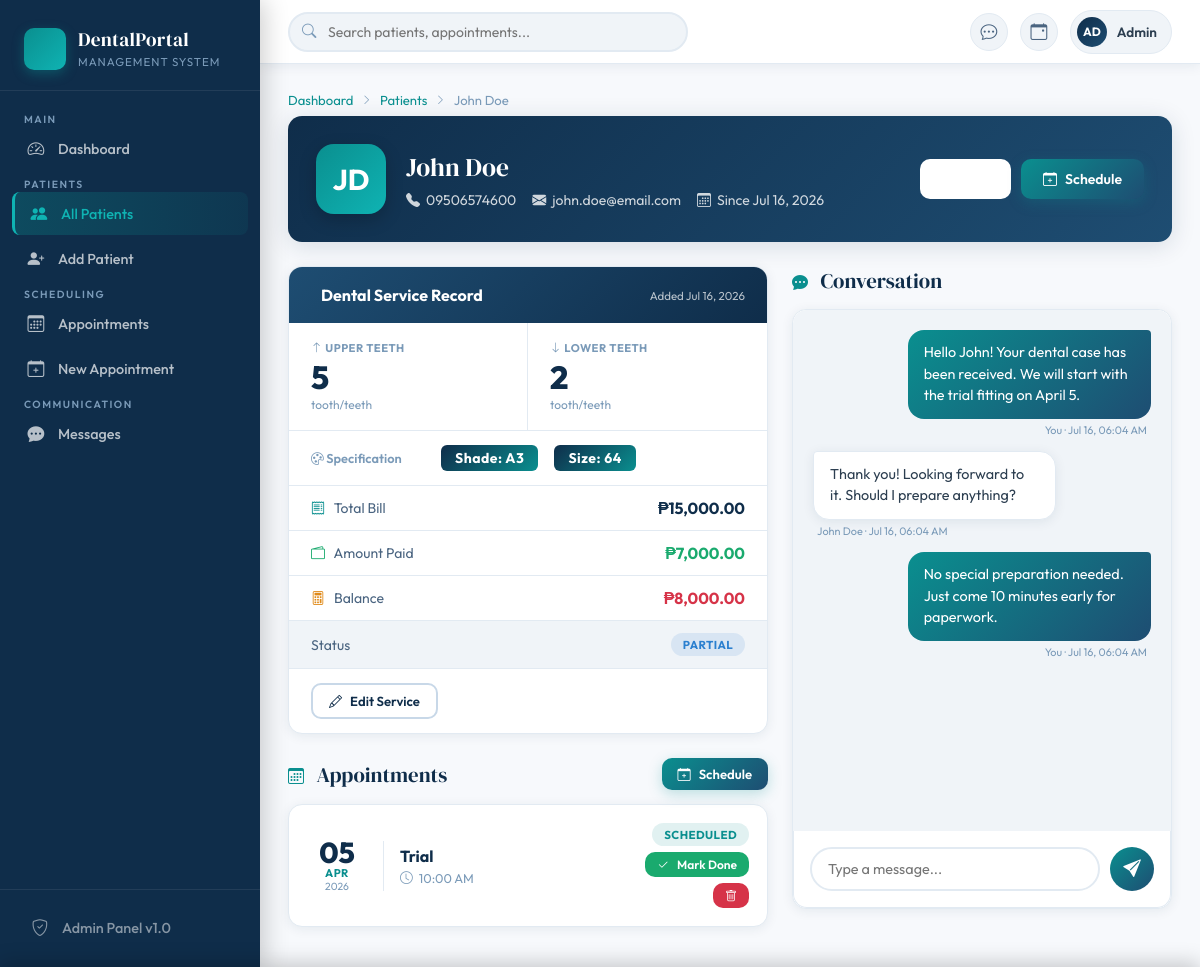
/customers/view.php?id=1, run on the app's committed database.
### tables this page shows
CREATE TABLE IF NOT EXISTS customers (
    id INT AUTO_INCREMENT PRIMARY KEY,
    customer_name VARCHAR(255) NOT NULL,
    phone_number VARCHAR(30) NOT NULL,
    email VARCHAR(255) DEFAULT NULL,
    address TEXT DEFAULT NULL,
    date_created DATETIME DEFAULT CURRENT_TIMESTAMP,
    notes TEXT DEFAULT NULL
);

CREATE TABLE IF NOT EXISTS dental_services (
    id INT AUTO_INCREMENT PRIMARY KEY,
    customer_id INT NOT NULL,
    tooth_upper INT DEFAULT 0,
    tooth_lower INT DEFAULT 0,
    tooth_shade VARCHAR(20) DEFAULT NULL,
    tooth_size VARCHAR(20) DEFAULT NULL,
    description TEXT DEFAULT NULL,
    total_bill DECIMAL(10,2) DEFAULT 0.00,
    amount_paid DECIMAL(10,2) DEFAULT 0.00,
    payment_status ENUM('pending','partial','paid') DEFAULT 'pending',
    date_created DATETIME DEFAULT CURRENT_TIMESTAMP,
    FOREIGN KEY (customer_id) REFERENCES customers(id) ON DELETE CASCADE
);

CREATE TABLE IF NOT EXISTS appointments (
    id INT AUTO_INCREMENT PRIMARY KEY,
    customer_id INT NOT NULL,
    service_id INT DEFAULT NULL,
    appointment_type ENUM('trial','follow_up','final','consultation') DEFAULT 'trial',
    appointment_date DATE NOT NULL,
    appointment_time TIME NOT NULL,
    status ENUM('scheduled','done','cancelled','rescheduled') DEFAULT 'scheduled',
    notes TEXT DEFAULT NULL,
    date_created DATETIME DEFAULT CURRENT_TIMESTAMP,
    FOREIGN KEY (customer_id) REFERENCES customers(id) ON DELETE CASCADE,
    FOREIGN KEY (service_id) REFERENCES dental_services(id) ON DELETE SET NULL
);

CREATE TABLE IF NOT EXISTS messages (
    id INT AUTO_INCREMENT PRIMARY KEY,
    customer_id INT NOT NULL,
    sender ENUM('admin','customer') DEFAULT 'admin',
    message TEXT NOT NULL,
    is_read TINYINT(1) DEFAULT 0,
    date_sent DATETIME DEFAULT CURRENT_TIMESTAMP,
    FOREIGN KEY (customer_id) REFERENCES customers(id) ON DELETE CASCADE
);

### customers/view.php (the view, shortened to what this page needs)
<?php
include "../db_conn.php";
$id = (int)$_GET['id'];
$customer = $conn->prepare("SELECT * FROM customers WHERE id = ?");
$customer->execute([$id]);
$c = $customer->fetch();
$service = $conn->prepare("SELECT * FROM dental_services WHERE customer_id = ? ORDER BY id DESC LIMIT 1");
$service->execute([$id]);
$s = $service->fetch();
$appointments = $conn->prepare("SELECT * FROM appointments WHERE customer_id = ? ORDER BY appointment_date DESC, appointment_time DESC");
$appointments->execute([$id]);
$appts = $appointments->fetchAll();
$messages = $conn->prepare("SELECT * FROM messages WHERE customer_id = ? ORDER BY date_sent ASC");
$messages->execute([$id]);
$msgs = $messages->fetchAll();
$parts = explode(' ', $c['customer_name']);
$initials = strtoupper(substr($parts[0],0,1)) . (isset($parts[1]) ? strtoupper(substr($parts[1],0,1)) : '');
$bal = ($s['total_bill'] ?? 0) - ($s['amount_paid'] ?? 0);
$ps  = $s['payment_status'] ?? 'pending';
?>
<!DOCTYPE html>
<html lang="en">
<head>
    <link href="https://cdn.jsdelivr.net/npm/bootstrap-icons@1.11.0/font/bootstrap-icons.css" rel="stylesheet">
    <link href="../assets/style.css" rel="stylesheet">
</head>
<body>
<?php include '../partials/sidebar.php'; ?>
<div class="main-wrap">
<?php include '../partials/topbar.php'; ?>
<div class="page-content">
    <div class="breadcrumb-dp">
        <a href="../index.php">Dashboard</a>
        <i class="bi bi-chevron-right"></i>
        <a href="list.php">Patients</a>
        <i class="bi bi-chevron-right"></i>
        <span><?php echo htmlspecialchars($c['customer_name']); ?></span>
    </div>
    <div class="customer-hero">
        <div class="customer-hero-avatar"><?php echo $initials; ?></div>
        <div class="customer-hero-info">
            <div class="customer-hero-name"><?php echo htmlspecialchars($c['customer_name']); ?></div>
            <div class="customer-hero-meta">
                <span><i class="bi bi-telephone-fill"></i> <?php echo htmlspecialchars($c['phone_number']); ?></span>
                <?php if($c['email']): ?>
                <span><i class="bi bi-envelope-fill"></i> <?php echo htmlspecialchars($c['email']); ?></span>
                <?php endif; ?>
                <span><i class="bi bi-calendar3"></i> Since <?php echo date('M j, Y', strtotime($c['date_created'])); ?></span>
            </div>
        </div>
        <div class="customer-hero-actions">
            <a href="edit.php?id=<?php echo $id; ?>" class="btn-outline-dp" style="border-color:rgba(255,255,255,0.3);color:white;">
                <i class="bi bi-pencil"></i> Edit
            </a>
            <a href="../appointments/create.php?customer_id=<?php echo $id; ?>" class="btn-primary-dp">
                <i class="bi bi-calendar-plus"></i> Schedule
            </a>
        </div>
    </div>
    <div style="display:grid;grid-template-columns:1fr 380px;gap:24px;align-items:start;" class="view-layout">
        <div>
            <?php if($s): ?>
            <div class="service-card">
                <div class="service-card-header">
                    <div class="service-card-title">
                        Dental Service Record
                    </div>
                    <span style="font-size:0.72rem;opacity:0.7;">Added <?php echo date('M j, Y', strtotime($s['date_created'])); ?></span>
                </div>
                <div class="service-tooth-info">
                    <div class="tooth-block">
                        <div class="tooth-block-label"><i class="bi bi-arrow-up"></i> Upper Teeth</div>
                        <div class="tooth-block-value"><?php echo $s['tooth_upper']; ?></div>
                        <div class="tooth-block-sub">tooth/teeth</div>
                    </div>
                    <div class="tooth-block">
                        <div class="tooth-block-label"><i class="bi bi-arrow-down"></i> Lower Teeth</div>
                        <div class="tooth-block-value"><?php echo $s['tooth_lower']; ?></div>
                        <div class="tooth-block-sub">tooth/teeth</div>
                    </div>
                </div>
                <?php if($s['tooth_shade'] || $s['tooth_size']): ?>
                <div class="service-spec-row">
                    <span class="spec-label"><i class="bi bi-palette"></i> Specification</span>
                    <?php if($s['tooth_shade']): ?>
                    <span class="spec-tag">Shade: <?php echo htmlspecialchars($s['tooth_shade']); ?></span>
                    <?php endif; ?>
                    <?php if($s['tooth_size']): ?>
                    <span class="spec-tag" style="margin-left:6px;">Size: <?php echo htmlspecialchars($s['tooth_size']); ?></span>
                    <?php endif; ?>
                </div>
                <?php endif; ?>
                <div class="billing-row">
                    <span class="billing-label"><i class="bi bi-receipt" style="color:var(--teal);margin-right:6px;"></i> Total Bill</span>
                    <span class="billing-amount">₱<?php echo number_format($s['total_bill'], 2); ?></span>
                </div>
                <div class="billing-row">
                    <span class="billing-label"><i class="bi bi-wallet2" style="color:var(--success);margin-right:6px;"></i> Amount Paid</span>
                    <span class="billing-amount" style="color:var(--success);">₱<?php echo number_format($s['amount_paid'], 2); ?></span>
                </div>
                <div class="billing-row">
                    <span class="billing-label"><i class="bi bi-calculator" style="color:var(--warning);margin-right:6px;"></i> Balance</span>
                    <span class="billing-amount <?php echo $bal > 0 ? 'billing-balance' : 'billing-paid-full'; ?>">
                        <?php echo $bal > 0 ? '₱' . number_format($bal, 2) : 'FULLY PAID ✓'; ?>
                    </span>
                </div>
                <div class="billing-row" style="background:var(--gray-50);">
                    <span class="billing-label">Status</span>
                    <span class="status-pill status-<?php echo $ps; ?>"><?php echo ucfirst($ps); ?></span>
                </div>
                <div style="padding:14px 22px;display:flex;gap:10px;">
                    <a href="edit.php?id=<?php echo $id; ?>" class="btn-outline-dp" style="font-size:0.82rem;padding:8px 16px;">
                        <i class="bi bi-pencil"></i> Edit Service
                    </a>
                </div>
            </div>
            <?php endif; ?>
            <div style="margin-top:24px;">
                <div style="display:flex;align-items:center;justify-content:space-between;margin-bottom:14px;">
                    <h2 style="font-family:'DM Serif Display',serif;font-size:1.3rem;font-weight:400;color:var(--navy);">
                        <i class="bi bi-calendar3" style="color:var(--teal);margin-right:8px;font-size:1rem;"></i>
                        Appointments
                    </h2>
                    <a href="../appointments/create.php?customer_id=<?php echo $id; ?>" class="btn-primary-dp" style="padding:8px 16px;font-size:0.82rem;">
                        <i class="bi bi-calendar-plus"></i> Schedule
                    </a>
                </div>
                <?php if(count($appts) > 0): ?>
                    <?php foreach($appts as $a):
                        $appt_date = new DateTime($a['appointment_date']);
                    ?>
                    <div class="appt-card">
                        <div class="appt-date-block">
                            <div class="appt-date-day"><?php echo $appt_date->format('d'); ?></div>
                            <div class="appt-date-mon"><?php echo $appt_date->format('M'); ?></div>
                            <div class="appt-date-yr"><?php echo $appt_date->format('Y'); ?></div>
                        </div>
                        <div class="appt-card-info">
                            <div class="appt-card-type"><?php echo ucfirst(str_replace('_',' ',$a['appointment_type'])); ?></div>
                            <div class="appt-card-time">
                                <i class="bi bi-clock"></i>
                                <?php echo date('h:i A', strtotime($a['appointment_time'])); ?>
                            </div>
                        </div>
                        <div class="appt-card-actions" style="flex-direction:column;gap:6px;align-items:flex-end;">
                            <span class="status-pill status-<?php echo $a['status']; ?>"><?php echo ucfirst($a['status']); ?></span>
                            <?php if($a['status'] === 'scheduled'): ?>
                            <a href="view.php?id=<?php echo $id; ?>&mark_done=<?php echo $a['id']; ?>"
                               class="btn-success-dp" style="font-size:0.75rem;padding:5px 12px;">
                                <i class="bi bi-check2"></i> Mark Done
                            </a>
                            <?php endif; ?>
                            <a href="../appointments/delete.php?id=<?php echo $a['id']; ?>&redirect=<?php echo $id; ?>"
                               class="btn-danger-dp confirm-delete" style="font-size:0.75rem;padding:5px 12px;">
                                <i class="bi bi-trash"></i>
                            </a>
                        </div>
                    </div>
                    <?php endforeach; ?>
                <?php endif; ?>
            </div>
        </div>
        <div>
            <div style="display:flex;align-items:center;justify-content:space-between;margin-bottom:14px;">
                <h2 style="font-family:'DM Serif Display',serif;font-size:1.3rem;font-weight:400;color:var(--navy);" id="messages">
                    <i class="bi bi-chat-dots-fill" style="color:var(--teal);margin-right:8px;font-size:1rem;"></i>
                    Conversation
                </h2>
            </div>
            <div class="card-dp" style="display:flex;flex-direction:column;height:600px;">
                <div class="chat-messages" id="chatMessages">
                    <?php if(count($msgs) > 0): ?>
                        <?php foreach($msgs as $m): ?>
                        <div class="chat-bubble <?php echo $m['sender']; ?>">
                            <div class="bubble-body"><?php echo nl2br(htmlspecialchars($m['message'])); ?></div>
                            <div class="bubble-meta">
                                <?php echo $m['sender'] === 'admin' ? 'You' : htmlspecialchars($c['customer_name']); ?>
                                · <?php echo date('M j, h:i A', strtotime($m['date_sent'])); ?>
                            </div>
                        </div>
                        <?php endforeach; ?>
                    <?php endif; ?>
                </div>
                <form method="POST" class="chat-input-wrap">
                    <textarea name="message" class="chat-input auto-resize" placeholder="Type a message..." rows="1"></textarea>
                    <button type="submit" name="send_message" class="chat-send-btn">
                        <i class="bi bi-send-fill"></i>
                    </button>
                </form>
            </div>
        </div>
    </div>
</div>
</div>
</body>
</html>

### partials/sidebar.php (shortened to what this page needs)
<?php
$current_page = basename($_SERVER['PHP_SELF']);
$current_dir  = basename(dirname($_SERVER['PHP_SELF']));
function nav_active($dir, $file = '') {
    global $current_dir, $current_page;
    if ($dir && $current_dir === $dir) return 'active';
    return '';
}
?>
<aside class="sidebar" id="sidebar">
    <div class="sidebar-brand">
        <div class="brand-icon">
        </div>
        <div class="brand-text">
            <h2>DentalPortal</h2>
            <span>Management System</span>
        </div>
    </div>
    <nav class="sidebar-nav">
        <span class="nav-group-label">Main</span>
        <a href="<?php echo str_repeat('../', substr_count($_SERVER['PHP_SELF'], '/')-2); ?>index.php"
           class="nav-item <?php echo nav_active('', 'index.php'); ?>">
            <i class="bi bi-speedometer2"></i>
            Dashboard
        </a>
        <span class="nav-group-label">Patients</span>
        <a href="<?php echo str_repeat('../', substr_count($_SERVER['PHP_SELF'], '/')-2); ?>customers/list.php"
           class="nav-item <?php echo nav_active('customers'); ?>">
            <i class="bi bi-people-fill"></i>
            All Patients
        </a>
        <a href="<?php echo str_repeat('../', substr_count($_SERVER['PHP_SELF'], '/')-2); ?>customers/create.php"
           class="nav-item <?php echo ($current_dir === 'customers' && $current_page === 'create.php') ? 'active' : ''; ?>">
            <i class="bi bi-person-plus-fill"></i>
            Add Patient
        </a>
        <span class="nav-group-label">Scheduling</span>
        <a href="<?php echo str_repeat('../', substr_count($_SERVER['PHP_SELF'], '/')-2); ?>appointments/list.php"
           class="nav-item <?php echo nav_active('appointments'); ?>">
            <i class="bi bi-calendar3"></i>
            Appointments
        </a>
        <a href="<?php echo str_repeat('../', substr_count($_SERVER['PHP_SELF'], '/')-2); ?>appointments/create.php"
           class="nav-item <?php echo ($current_dir === 'appointments' && $current_page === 'create.php') ? 'active' : ''; ?>">
            <i class="bi bi-calendar-plus"></i>
            New Appointment
        </a>
        <span class="nav-group-label">Communication</span>
        <a href="<?php echo str_repeat('../', substr_count($_SERVER['PHP_SELF'], '/')-2); ?>messages/index.php"
           class="nav-item <?php echo nav_active('messages'); ?>">
            <i class="bi bi-chat-dots-fill"></i>
            Messages
        </a>
    </nav>
    <div class="sidebar-footer">
        <div class="nav-item" style="cursor:default;">
            <i class="bi bi-shield-check"></i>
            Admin Panel v1.0
        </div>
    </div>
</aside>

### partials/topbar.php (shortened to what this page needs)
<header class="topbar">
    <div class="topbar-search">
        <i class="bi bi-search"></i>
        <input type="text" id="tableSearch" placeholder="Search patients, appointments...">
    </div>
    <div class="topbar-right">
        <a href="<?php echo str_repeat('../', substr_count($_SERVER['PHP_SELF'], '/')-2); ?>messages/index.php"
           class="topbar-icon-btn" title="Messages">
            <i class="bi bi-chat-dots"></i>
        </a>
        <a href="<?php echo str_repeat('../', substr_count($_SERVER['PHP_SELF'], '/')-2); ?>appointments/list.php"
           class="topbar-icon-btn" title="Appointments">
            <i class="bi bi-calendar-event"></i>
        </a>
        <div class="topbar-admin">
            <div class="admin-avatar">AD</div>
            <span class="admin-name">Admin</span>
        </div>
    </div>
</header>

### data on the page
customers: customer_name "John Doe", customer_name "JD", phone_number "09506574600", email "john.doe@email.com", date_created "Jul 16, 2026"
dental_services: date_created "Jul 16, 2026", tooth_upper "5", tooth_lower "2", tooth_shade "A3", tooth_size "64", total_bill "15,000.00", amount_paid "7,000.00", bal "8,000.00", payment_status "PARTIAL"
appointments: appointment_date "05", appointment_date "APR", appointment_date "2026", appointment_type "Trial", appointment_time "10:00 AM", status "SCHEDULED"
messages: message "Hello John! Your dental case has been received. We will start with the trial fitting on April 5.", sender "You", date_sent "Jul 16, 06:04 AM"
messages: message "Thank you! Looking forward to it. Should I prepare anything?", customer.customer_name "John Doe", date_sent "Jul 16, 06:04 AM"
messages: message "No special preparation needed. Just come 10 minutes early for paperwork.", sender "You", date_sent "Jul 16, 06:04 AM"
